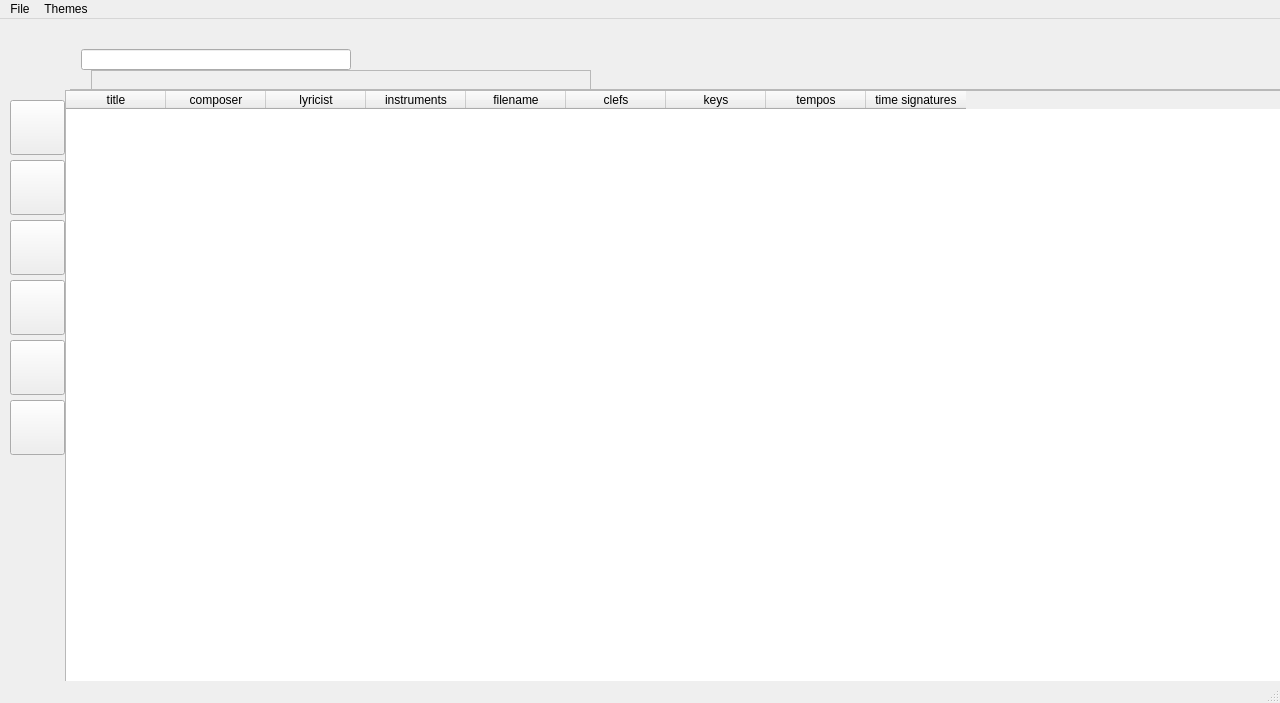
<?xml version="1.0" encoding="UTF-8"?>
<ui version="4.0">
 <class>MainWindow</class>
 <widget class="QMainWindow" name="MainWindow">
  <property name="geometry">
   <rect>
    <x>0</x>
    <y>0</y>
    <width>1280</width>
    <height>703</height>
   </rect>
  </property>
  <property name="sizePolicy">
   <sizepolicy hsizetype="Ignored" vsizetype="Ignored">
    <horstretch>0</horstretch>
    <verstretch>0</verstretch>
   </sizepolicy>
  </property>
  <property name="maximumSize">
   <size>
    <width>1481</width>
    <height>1138</height>
   </size>
  </property>
  <property name="baseSize">
   <size>
    <width>1392</width>
    <height>758</height>
   </size>
  </property>
  <property name="windowTitle">
   <string>MainWindow</string>
  </property>
  <property name="styleSheet">
   <string notr="true"/>
  </property>
  <property name="unifiedTitleAndToolBarOnMac">
   <bool>true</bool>
  </property>
  <widget class="QWidget" name="centralwidget">
   <widget class="QFrame" name="buttonFrame">
    <property name="geometry">
     <rect>
      <x>0</x>
      <y>71</y>
      <width>71</width>
      <height>1024</height>
     </rect>
    </property>
    <property name="minimumSize">
     <size>
      <width>71</width>
      <height>1024</height>
     </size>
    </property>
    <property name="maximumSize">
     <size>
      <width>71</width>
      <height>16777215</height>
     </size>
    </property>
    <widget class="QToolButton" name="scorebookBtn">
     <property name="geometry">
      <rect>
       <x>10</x>
       <y>10</y>
       <width>55</width>
       <height>55</height>
      </rect>
     </property>
     <property name="minimumSize">
      <size>
       <width>42</width>
       <height>55</height>
      </size>
     </property>
     <property name="text">
      <string/>
     </property>
     <property name="iconSize">
      <size>
       <width>32</width>
       <height>32</height>
      </size>
     </property>
    </widget>
    <widget class="QToolButton" name="myPlaylistBtn">
     <property name="geometry">
      <rect>
       <x>10</x>
       <y>70</y>
       <width>55</width>
       <height>55</height>
      </rect>
     </property>
     <property name="minimumSize">
      <size>
       <width>42</width>
       <height>55</height>
      </size>
     </property>
     <property name="text">
      <string/>
     </property>
     <property name="iconSize">
      <size>
       <width>32</width>
       <height>32</height>
      </size>
     </property>
    </widget>
    <widget class="QToolButton" name="autoPlaylistBtn">
     <property name="geometry">
      <rect>
       <x>10</x>
       <y>130</y>
       <width>55</width>
       <height>55</height>
      </rect>
     </property>
     <property name="minimumSize">
      <size>
       <width>42</width>
       <height>55</height>
      </size>
     </property>
     <property name="text">
      <string/>
     </property>
     <property name="iconSize">
      <size>
       <width>32</width>
       <height>32</height>
      </size>
     </property>
    </widget>
    <widget class="QToolButton" name="infoBtn">
     <property name="geometry">
      <rect>
       <x>10</x>
       <y>190</y>
       <width>55</width>
       <height>55</height>
      </rect>
     </property>
     <property name="minimumSize">
      <size>
       <width>42</width>
       <height>55</height>
      </size>
     </property>
     <property name="text">
      <string/>
     </property>
     <property name="iconSize">
      <size>
       <width>32</width>
       <height>32</height>
      </size>
     </property>
    </widget>
    <widget class="QToolButton" name="browserBtn">
     <property name="geometry">
      <rect>
       <x>10</x>
       <y>310</y>
       <width>55</width>
       <height>55</height>
      </rect>
     </property>
     <property name="minimumSize">
      <size>
       <width>42</width>
       <height>55</height>
      </size>
     </property>
     <property name="text">
      <string/>
     </property>
     <property name="iconSize">
      <size>
       <width>32</width>
       <height>32</height>
      </size>
     </property>
    </widget>
    <widget class="QToolButton" name="featuredBtn">
     <property name="geometry">
      <rect>
       <x>10</x>
       <y>250</y>
       <width>55</width>
       <height>55</height>
      </rect>
     </property>
     <property name="minimumSize">
      <size>
       <width>42</width>
       <height>55</height>
      </size>
     </property>
     <property name="text">
      <string/>
     </property>
     <property name="iconSize">
      <size>
       <width>32</width>
       <height>32</height>
      </size>
     </property>
    </widget>
   </widget>
   <widget class="QFrame" name="contentFrame">
    <property name="geometry">
     <rect>
      <x>1400</x>
      <y>410</y>
      <width>16</width>
      <height>447</height>
     </rect>
    </property>
    <property name="sizePolicy">
     <sizepolicy hsizetype="MinimumExpanding" vsizetype="Preferred">
      <horstretch>0</horstretch>
      <verstretch>0</verstretch>
     </sizepolicy>
    </property>
    <property name="minimumSize">
     <size>
      <width>0</width>
      <height>0</height>
     </size>
    </property>
    <property name="maximumSize">
     <size>
      <width>16777215</width>
      <height>1033</height>
     </size>
    </property>
    <property name="frameShape">
     <enum>QFrame::StyledPanel</enum>
    </property>
    <property name="frameShadow">
     <enum>QFrame::Raised</enum>
    </property>
   </widget>
   <widget class="QWidget" name="searchBar" native="true">
    <property name="geometry">
     <rect>
      <x>0</x>
      <y>0</y>
      <width>1400</width>
      <height>71</height>
     </rect>
    </property>
    <widget class="QLineEdit" name="searchInput">
     <property name="geometry">
      <rect>
       <x>81</x>
       <y>30</y>
       <width>270</width>
       <height>21</height>
      </rect>
     </property>
     <property name="minimumSize">
      <size>
       <width>250</width>
       <height>21</height>
      </size>
     </property>
     <property name="font">
      <font>
       <family>Open Sans</family>
       <pointsize>15</pointsize>
       <weight>50</weight>
       <italic>false</italic>
       <bold>false</bold>
      </font>
     </property>
    </widget>
    <widget class="QLabel" name="titleOfPiece">
     <property name="geometry">
      <rect>
       <x>650</x>
       <y>30</y>
       <width>59</width>
       <height>16</height>
      </rect>
     </property>
     <property name="text">
      <string/>
     </property>
    </widget>
   </widget>
   <widget class="QFrame" name="searchFrame">
    <property name="geometry">
     <rect>
      <x>91</x>
      <y>51</y>
      <width>500</width>
      <height>71</height>
     </rect>
    </property>
    <property name="minimumSize">
     <size>
      <width>0</width>
      <height>0</height>
     </size>
    </property>
    <property name="maximumSize">
     <size>
      <width>500</width>
      <height>300</height>
     </size>
    </property>
    <property name="frameShape">
     <enum>QFrame::StyledPanel</enum>
    </property>
    <property name="frameShadow">
     <enum>QFrame::Raised</enum>
    </property>
    <layout class="QVBoxLayout" name="verticalLayout"/>
   </widget>
   <widget class="QGraphicsView" name="scoreWindow">
    <property name="geometry">
     <rect>
      <x>70</x>
      <y>70</y>
      <width>1241</width>
      <height>621</height>
     </rect>
    </property>
   </widget>
   <widget class="QTableWidget" name="playlistTable">
    <property name="geometry">
     <rect>
      <x>65</x>
      <y>71</y>
      <width>1241</width>
      <height>621</height>
     </rect>
    </property>
    <property name="showGrid">
     <bool>false</bool>
    </property>
    <column>
     <property name="text">
      <string>title</string>
     </property>
    </column>
    <column>
     <property name="text">
      <string>composer</string>
     </property>
    </column>
    <column>
     <property name="text">
      <string>lyricist</string>
     </property>
    </column>
    <column>
     <property name="text">
      <string>instruments</string>
     </property>
    </column>
    <column>
     <property name="text">
      <string>filename</string>
     </property>
    </column>
    <column>
     <property name="text">
      <string>clefs</string>
     </property>
    </column>
    <column>
     <property name="text">
      <string>keys</string>
     </property>
    </column>
    <column>
     <property name="text">
      <string>tempos</string>
     </property>
    </column>
    <column>
     <property name="text">
      <string>time signatures</string>
     </property>
    </column>
   </widget>
   <zorder>scoreWindow</zorder>
   <zorder>buttonFrame</zorder>
   <zorder>contentFrame</zorder>
   <zorder>searchBar</zorder>
   <zorder>searchFrame</zorder>
   <zorder>playlistTable</zorder>
  </widget>
  <widget class="QMenuBar" name="my_menu">
   <property name="geometry">
    <rect>
     <x>0</x>
     <y>0</y>
     <width>1280</width>
     <height>22</height>
    </rect>
   </property>
   <widget class="QMenu" name="menuFile">
    <property name="title">
     <string>File</string>
    </property>
    <addaction name="actionImport"/>
    <addaction name="actionNew_Collection"/>
    <addaction name="actionRefresh_Collection"/>
   </widget>
   <widget class="QMenu" name="menuThemes">
    <property name="title">
     <string>Themes</string>
    </property>
    <addaction name="actionUbuntu"/>
    <addaction name="actionCandy"/>
   </widget>
   <addaction name="menuFile"/>
   <addaction name="menuThemes"/>
  </widget>
  <widget class="QStatusBar" name="statusbar">
   <property name="enabled">
    <bool>true</bool>
   </property>
   <property name="sizeGripEnabled">
    <bool>true</bool>
   </property>
  </widget>
  <action name="actionImport">
   <property name="text">
    <string>Import...</string>
   </property>
  </action>
  <action name="actionNew_Collection">
   <property name="text">
    <string>New Collection</string>
   </property>
  </action>
  <action name="actionRefresh_Collection">
   <property name="text">
    <string>Refresh Collection</string>
   </property>
  </action>
  <action name="actionScorebook">
   <property name="checkable">
    <bool>true</bool>
   </property>
   <property name="checked">
    <bool>true</bool>
   </property>
   <property name="text">
    <string>Scorebook</string>
   </property>
  </action>
  <action name="actionMy_Playlists">
   <property name="checkable">
    <bool>true</bool>
   </property>
   <property name="checked">
    <bool>true</bool>
   </property>
   <property name="text">
    <string>My Playlists</string>
   </property>
  </action>
  <action name="actionAuto_Playlists">
   <property name="checkable">
    <bool>true</bool>
   </property>
   <property name="checked">
    <bool>true</bool>
   </property>
   <property name="text">
    <string>Auto Playlists</string>
   </property>
  </action>
  <action name="actionPiece_Information">
   <property name="checkable">
    <bool>true</bool>
   </property>
   <property name="text">
    <string>Piece Information</string>
   </property>
  </action>
  <action name="actionFeatured_in">
   <property name="checkable">
    <bool>true</bool>
   </property>
   <property name="text">
    <string>Featured in...</string>
   </property>
  </action>
  <action name="actionPlaylist_Browser">
   <property name="checkable">
    <bool>true</bool>
   </property>
   <property name="text">
    <string>Playlist Browser</string>
   </property>
  </action>
  <action name="actionLight">
   <property name="text">
    <string>Light</string>
   </property>
  </action>
  <action name="actionDark">
   <property name="text">
    <string>Dark</string>
   </property>
  </action>
  <action name="actionTeal">
   <property name="text">
    <string>Teal</string>
   </property>
  </action>
  <action name="actionElectric_Blue">
   <property name="text">
    <string>Electric Blue</string>
   </property>
  </action>
  <action name="actionColours">
   <property name="text">
    <string>Colours</string>
   </property>
  </action>
  <action name="actionUbuntu">
   <property name="text">
    <string>Ubuntu</string>
   </property>
  </action>
  <action name="actionCandy">
   <property name="text">
    <string>Candy</string>
   </property>
  </action>
 </widget>
 <resources>
  <include location="bgs.qrc"/>
  <include location="icons.qrc"/>
 </resources>
 <connections/>
</ui>
